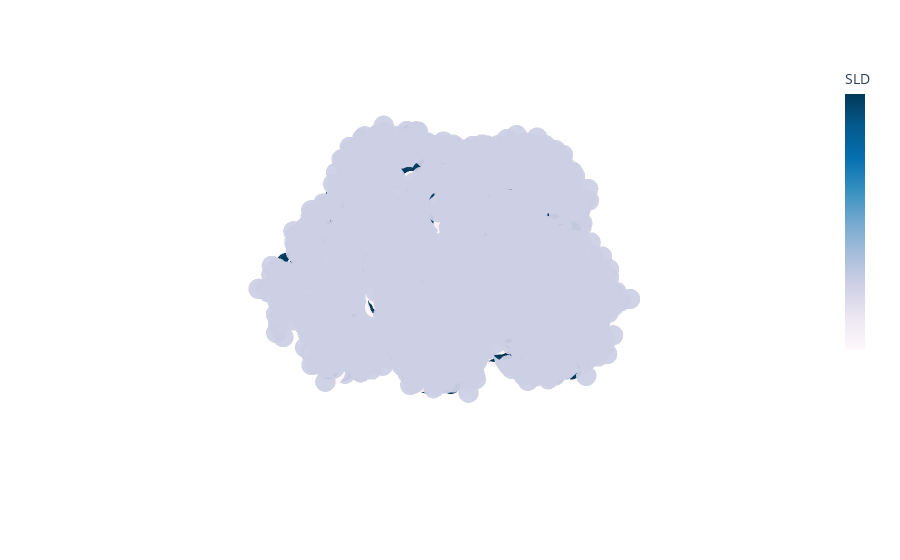

Notebook source saved alongside this figure:
### Code cell
scaled_sld = coordinates[:,-1] - np.min(coordinates[:,-1])/(np.max(coordinates[:,-1]) - np.min(coordinates[:,-1]))
plotting_coords = np.hstack((coordinates[:,0:3], scaled_sld.reshape(-1,1)))
fig = px.scatter_3d(pd.DataFrame(plotting_coords, columns=['x','y','z','sld']), x ='y', y='x',z='z', color='sld', size='sld', opacity=.95, color_continuous_scale=px.colors.sequential.PuBu)

fig.update_traces(marker=dict(
                              line=dict(width=0,
                                        color='black')),
                  selector=dict(mode='markers'))

fig.update_layout(scene_camera=dict(
    eye=dict(x=1.2, y=1.2, z=0.6),
    center=dict(x=0, y=0, z=0),
    up=dict(x=3, y=3, z=0)))

fig.update_layout(coloraxis_colorbar=dict(
    title="SLD",
    thicknessmode="pixels", thickness=20,
    lenmode="pixels", len=300,
    yanchor="top", y=1,
    ticks="outside", ticksuffix="",
    dtick=8
))

fig.update_scenes(xaxis_visible=False, yaxis_visible=False,zaxis_visible=False )
fig.show()

#fig.write_image("../Images/RhuA/RhuA_Image_Test_1.png", scale=5)

### Figure 1 — Plotly figure (JSON) as saved in the notebook; plotly's stock layout.template omitted (floating-point values rounded to 4 significant figures; data arrays with more than 128 entries replaced by an {"elided": "..."} marker saying what was removed)
{"data": [{"hovertemplate": "y=%{x}<br>x=%{y}<br>z=%{z}<br>sld=%{marker.color}<extra></extra>", "legendgroup": "", "marker": {"color": {"elided": "11228 float values"}, "coloraxis": "coloraxis", "line": {"color": "black", "width": 0}, "opacity": 0.95, "size": {"elided": "11228 float values"}, "sizemode": "area", "sizeref": 0.0005853, "symbol": "circle"}, "mode": "markers", "name": "", "scene": "scene", "showlegend": false, "type": "scatter3d", "x": {"elided": "11228 float values"}, "y": {"elided": "11228 float values"}, "z": {"elided": "11228 float values"}}], "layout": {"coloraxis": {"colorbar": {"dtick": 8, "len": 300, "lenmode": "pixels", "thickness": 20, "thicknessmode": "pixels", "ticks": "outside", "ticksuffix": "", "title": {"text": "SLD"}, "y": 1, "yanchor": "top"}, "colorscale": [[0, "rgb(255,247,251)"], [0.125, "rgb(236,231,242)"], [0.25, "rgb(208,209,230)"], [0.375, "rgb(166,189,219)"], [0.5, "rgb(116,169,207)"], [0.625, "rgb(54,144,192)"], [0.75, "rgb(5,112,176)"], [0.875, "rgb(4,90,141)"], [1, "rgb(2,56,88)"]]}, "legend": {"itemsizing": "constant", "tracegroupgap": 0}, "margin": {"t": 60}, "scene": {"camera": {"center": {"x": 0, "y": 0, "z": 0}, "eye": {"x": 1.2, "y": 1.2, "z": 0.6}, "up": {"x": 3, "y": 3, "z": 0}}, "domain": {"x": [0, 1], "y": [0, 1]}, "xaxis": {"title": {"text": "y"}, "visible": false}, "yaxis": {"title": {"text": "x"}, "visible": false}, "zaxis": {"title": {"text": "z"}, "visible": false}}}}
